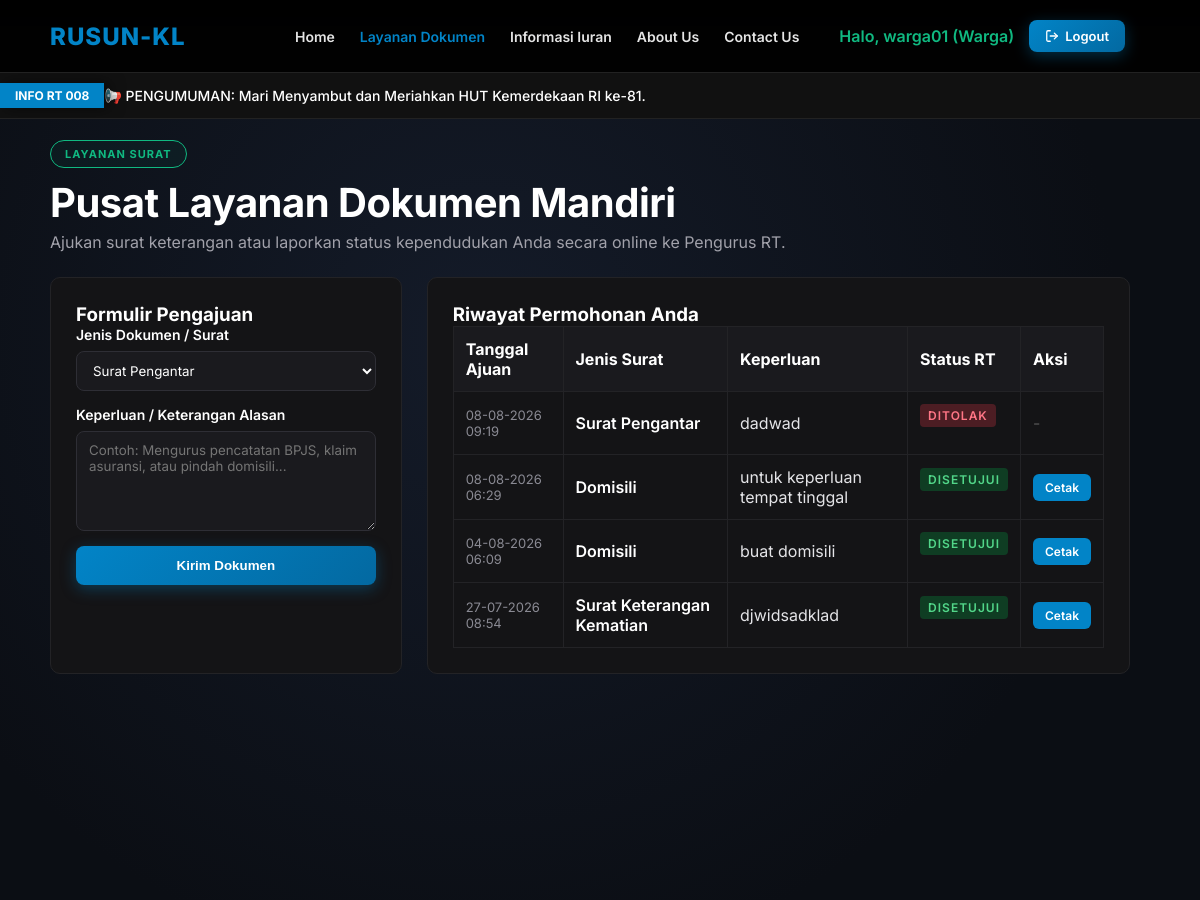
Screenshot of /warga_surat.php (signed in) with the database file from the repository.
### tables this page shows
CREATE TABLE `surat_pengantar` (
  `id_surat` int(11) NOT NULL,
  `id_warga` int(11) NOT NULL,
  `jenis_surat` varchar(100) NOT NULL,
  `keperluan` text NOT NULL,
  `status_pengajuan` enum('Pending','Disetujui','Ditolak') DEFAULT 'Pending',
  `tanggal_ajuan` timestamp NOT NULL DEFAULT current_timestamp()
);

### warga_surat.php (the view, shortened to what this page needs)
<?php
include 'koneksi.php';
$id_warga = $_SESSION['id_warga'];
$query_marquee = "SELECT konten FROM informasi WHERE judul = 'Pengumuman' LIMIT 1";
$result_marquee = $conn->query($query_marquee);
$data_marquee = $result_marquee ? $result_marquee->fetch_assoc() : null;
$teks_pengumuman = !empty($data_marquee['konten']) ? $data_marquee['konten'] : "Selamat datang di Portal Layanan Digital Rusun Klender RT 008.";
$query_riwayat = "SELECT * FROM surat_pengantar WHERE id_warga = ? ORDER BY tanggal_ajuan DESC";
$stmt_riwayat = $conn->prepare($query_riwayat);
$stmt_riwayat->bind_param("i", $id_warga);
$stmt_riwayat->execute();
$result_riwayat = $stmt_riwayat->get_result();
?>
<!DOCTYPE html>
<html lang="id">
<head>
    <link rel="stylesheet" href="style.css">
</head>
<body>
<div class="navbar">
    <div class="navbar-menu-row">
        <div class="brand">Rusun-KL</div>
        <div class="menu">
            <a href="index_warga.php">Home</a>
            <a href="warga_surat.php" class="active">Layanan Dokumen</a>
            <a href="warga_iuran.php">Informasi Iuran</a>
            <a href="about.php">About Us</a>
            <a href="contact_us.php">Contact Us</a>
            <span style="color: #10b981; font-weight: 600; margin-left: 15px;">Halo, <?php echo htmlspecialchars($_SESSION['username']); ?> (Warga)</span>
            <a href="logout.php" class="btn-logout">
                <svg width="14" height="14" viewBox="0 0 24 24" fill="none" stroke="currentColor" stroke-width="2.2" stroke-linecap="round" stroke-linejoin="round"><path d="M9 21H5a2 2 0 0 1-2-2V5a2 2 0 0 1 2-2h4"></path><polyline points="16 17 21 12 16 7"></polyline><line x1="21" y1="12" x2="9" y2="12"></line></svg>
                Logout
            </a>
        </div>
    </div>
    <div class="running-text-container">
        <div class="running-text-label" style="background: #0284c7;">Info RT 008</div>
        <marquee class="running-text-content" scrollamount="5" onmouseover="this.stop();" onmouseout="this.start();">
            <span>📢 <?php echo htmlspecialchars($teks_pengumuman); ?></span>
        </marquee>
    </div>
</div>
<div class="container">
    <div class="main-content" style="margin: 20px auto 0 auto;">
        <div class="badge-pill">Layanan Surat</div>
        <h1 style="color: #fff; margin: 0;">Pusat Layanan Dokumen Mandiri</h1>
        <p style="color: #a1a1aa; margin-top: 5px;">Ajukan surat keterangan atau laporkan status kependudukan Anda secara online ke Pengurus RT.</p>
        <div class="layout-surat">
            <div class="box-form">
                <h3 style="margin-top:0; color:#fff;">Formulir Pengajuan</h3>
                <form method="POST" action="">
                    <div class="form-group">
                        <label>Jenis Dokumen / Surat</label>
                        <select name="jenis_surat" class="select-custom" required>
                            <option value="Surat Pengantar">Surat Pengantar</option>
                        </select>
                    </div>
                    <div class="form-group">
                        <label>Keperluan / Keterangan Alasan</label>
                        <textarea name="keperluan" class="textarea-custom" placeholder="Contoh: Mengurus pencatatan BPJS, klaim asuransi, atau pindah domisili..." required></textarea>
                    </div>
                    <button type="submit" name="ajukan_surat" class="btn-submit">Kirim Dokumen</button>
                </form>
            </div>
            <div class="box-tabel">
                <h3 style="margin-top:0; color:#fff;">Riwayat Permohonan Anda</h3>
                <div style="overflow-x: auto;">
                    <table>
                        <thead>
                            <tr>
                                <th>Tanggal Ajuan</th>
                                <th>Jenis Surat</th>
                                <th>Keperluan</th>
                                <th>Status RT</th>
                                <th>Aksi</th>
                            </tr>
                        </thead>
                        <tbody>
                            <?php if ($result_riwayat->num_rows == 0): ?>
                                <tr><td colspan="5" style="text-align:center; color:#8a8a93;">Anda belum pernah mengajukan dokumen apapun.</td></tr>
                            <?php else: ?>
                                <?php while($row = $result_riwayat->fetch_assoc()): ?>
                                    <tr>
                                        <td style="color:#8a8a93; font-size:13px;"><?php echo date('d-m-Y H:i', strtotime($row['tanggal_ajuan'])); ?></td>
                                        <td style="color:#fff; font-weight:600;"><?php echo htmlspecialchars($row['jenis_surat']); ?></td>
                                        <td><?php echo htmlspecialchars($row['keperluan']); ?></td>
                                        <td>
                                            <span class="badge <?php echo ($row['status_pengajuan'] == 'Pending') ? 'pending' : (($row['status_pengajuan'] == 'Disetujui') ? 'disetujui' : 'ditolak'); ?>">
                                                <?php echo $row['status_pengajuan']; ?>
                                            </span>
                                        </td>
                                        <td>
                                            <?php if ($row['status_pengajuan'] == 'Disetujui'): ?>
                                                <a href="cetak_surat.php?id=<?php echo $row['id_surat']; ?>" target="_blank" class="btn-cetak">Cetak</a>
                                            <?php else: ?>
                                                <span style="color:#555;">-</span>
                                            <?php endif; ?>
                                        </td>
                                    </tr>
                                <?php endwhile; ?>
                            <?php endif; ?>
                        </tbody>
                    </table>
                </div>
            </div>
        </div>
    </div>
</div>
</body>
</html>

### style.css (style rules this page uses)
* { box-sizing: border-box; margin: 0; padding: 0; }
body { font-family: 'Inter', sans-serif; background-color: #0b0e14; color: #ffffff; overflow-x: hidden; }
.navbar { background: linear-gradient(to bottom, rgba(0,0,0,0.95) 0%, rgba(0,0,0,0.85) 100%); position: fixed; width: 100%; top: 0; z-index: 1000; display: flex; flex-direction: column; }
.navbar-menu-row { padding: 20px 50px; display: flex; justify-content: space-between; align-items: center; width: 100%; }
.navbar .brand { font-weight: 800; font-size: 24px; color: #0284c7; text-transform: uppercase; letter-spacing: 1px; text-decoration: none; }
.navbar .menu { display: flex; align-items: center; }
.navbar .menu a { color: #e5e5e5; text-decoration: none; margin-right: 25px; font-weight: 600; font-size: 14px; transition: color 0.3s; }
.navbar .menu a:not(.btn-login-nav):hover, .navbar .menu a.active { color: #ffffff; }
.container { padding: 160px 50px 50px 50px; min-height: 100vh; display: flex; flex-direction: column; gap: 40px; background: radial-gradient(circle at 40% 30%, #141b29 0%, #0b0e14 70%); }
.main-content { flex: 1.3; padding-right: 20px; }
.badge { background-color: #10b981; color: white; padding: 5px 10px; font-size: 11px; font-weight: 700; text-transform: uppercase; border-radius: 4px; display: inline-block; margin-bottom: 15px; letter-spacing: 1px; }
h1 { font-size: 40px; font-weight: 700; color: #ffffff; margin: 0 0 10px 0; letter-spacing: -0.5px; }
.running-text-container { background: #111111; border-top: 1px solid #222222; border-bottom: 1px solid #222222; padding: 10px 0; overflow: hidden; display: flex; align-items: center; width: 100%; }
.running-text-label { background: #0284c7; color: #ffffff; padding: 5px 15px; font-weight: 700; font-size: 12px; text-transform: uppercase; position: relative; z-index: 10; box-shadow: 5px 0 15px rgba(0, 0, 0, 0.5); white-space: nowrap; }
.running-text-content { color: #ffffff; font-size: 14px; font-weight: 500; width: 100%; overflow: hidden; }
.running-text-content span { margin-right: 50px; }

### rows the page displays
surat_pengantar: tanggal_ajuan "08-08-2026 09:19", jenis_surat "Surat Pengantar", keperluan "dadwad", status_pengajuan "DITOLAK"
surat_pengantar: tanggal_ajuan "08-08-2026 06:29", jenis_surat "Domisili", keperluan "untuk keperluan tempat tinggal", status_pengajuan "DISETUJUI"
surat_pengantar: tanggal_ajuan "04-08-2026 06:09", jenis_surat "Domisili", keperluan "buat domisili", status_pengajuan "DISETUJUI"
surat_pengantar: tanggal_ajuan "27-07-2026 08:54", jenis_surat "Surat Keterangan Kematian", keperluan "djwidsadklad", status_pengajuan "DISETUJUI"

### other values shown
$_SESSION['username'] "warga01"
$teks_pengumuman "PENGUMUMAN: Mari Menyambut dan Meriahkan HUT Kemerdekaan RI ke-81."
